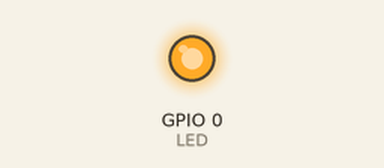
Recording of a sketch running on a simulated ESP8266 (NodeMCU). Shown: output pins drawn as LEDs (lit = HIGH). WiFi joins after 1.5 s; servers stay silent unless stated; what the sketch prints to the serial monitor is not drawn.

Above: at 1.6 s.
At 2.6 s:
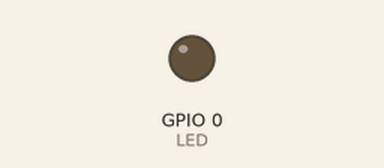
Timing chart, 0 to 4.1 s (numbered marks = the images above):
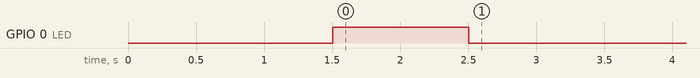

The sketch:

esp01_udp_client.ino
```cpp
    /* ESP_Client
    Wireless Serial using UDP ESP8266
    Hardware: NodeMCU
    Circuits4you.com
    2018
    Slave Board connects to Access Point
*/
#include <ESP8266WiFi.h>
#include <WiFiUdp.h>
const int LED = 0;

const char *ssid = "YOUR_AP_SSID";
const char *pass = "YOUR_AP_PASSWORD";

unsigned int localPort = 2000; // local port to listen for UDP packets

IPAddress ServerIP(192,168,4,1);
IPAddress ClientIP(192,168,4,2);

// A UDP instance to let us send and receive packets over UDP
WiFiUDP udp;

char packetBuffer[9];   //Where we get the UDP data
//======================================================================
//                Setup
//======================================================================
void setup()
{
    Serial.begin(9600);
    Serial.println();
 pinMode (LED, OUTPUT);

    WiFi.begin(ssid, pass);   //Connect to access point

    Serial.println("");

  // Wait for connection
  while (WiFi.status() != WL_CONNECTED) {
    delay(500);
    Serial.print(".");
  }
  Serial.println("");
  Serial.print("Connected to ");
  Serial.println(ssid);
  Serial.print("IP address: ");
  Serial.println(WiFi.localIP());
  digitalWrite (LED, HIGH); // Making LED High.
    delay(1000);              // Some Delay
    digitalWrite (LED, LOW);

    //Start UDP
    Serial.println("Starting UDP");
    udp.begin(localPort);
    Serial.print("Local port: ");
    Serial.println(udp.localPort());
}
//======================================================================
//                MAIN LOOP
//======================================================================
void loop()
{
    int cb = udp.parsePacket();
    if (!cb)
    {
      //If serial data is recived send it to UDP
      if(Serial.available()>0)
        {
        udp.beginPacket(ServerIP, 2000);  //Send Data to Master unit
        //Send UDP requests are to port 2000

        char a[1];
        a[0]=char(Serial.read()); //Serial Byte Read
        udp.write(a,1); //Send one byte to ESP8266
        udp.endPacket();
        }
    }
    else {
      // We've received a UDP packet, send it to serial
      udp.read(packetBuffer, 1); // read the packet into the buffer, we are reading only one byte
      Serial.println(packetBuffer);
     // Serial.write(packetBuffer);
      Serial.println("");
      delay(20);
    }
}
//=======================================================================
```
